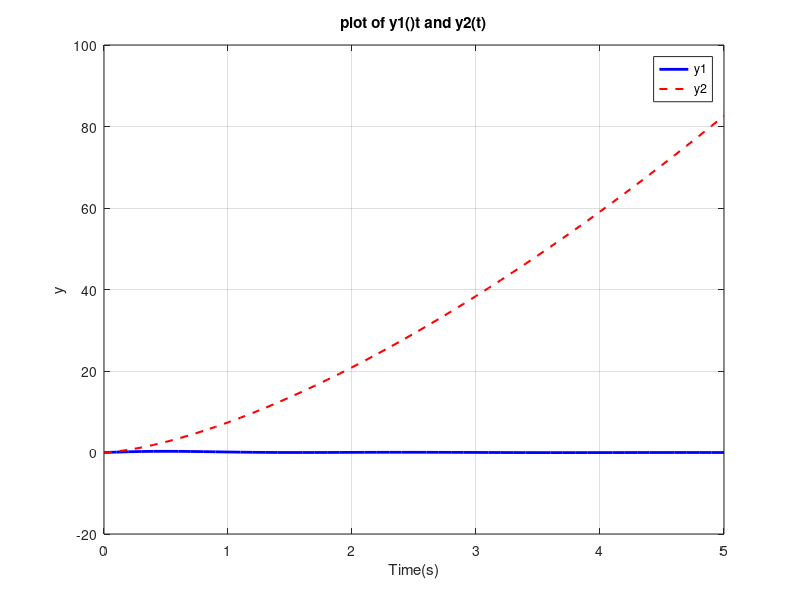
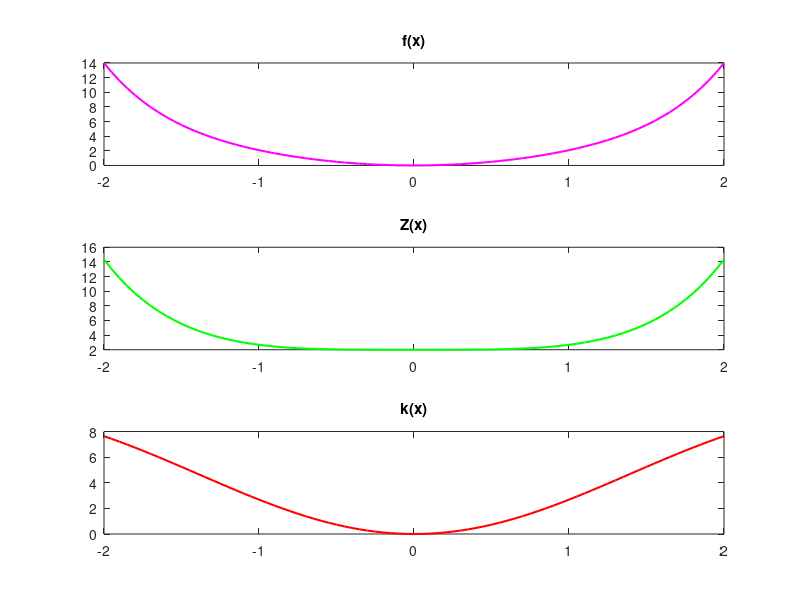
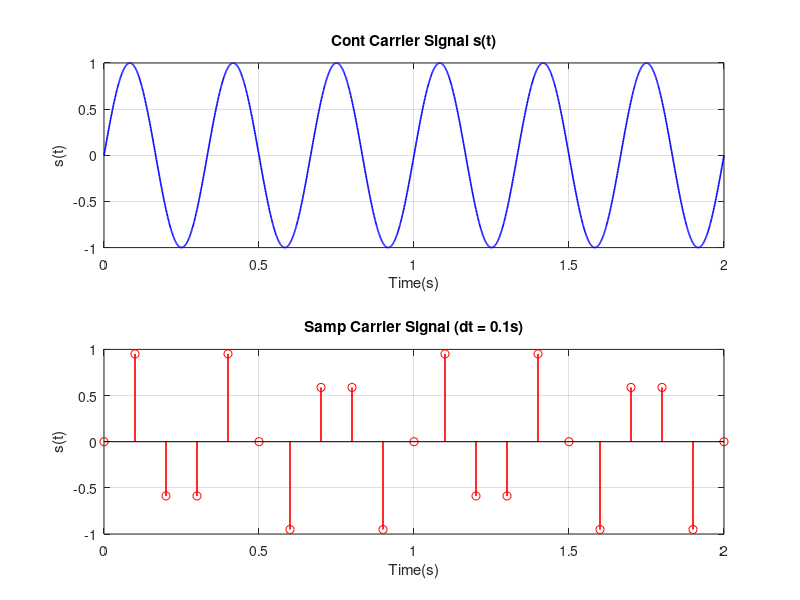

These figures' MATLAB source, in order:
clc;
clear;

% a:
t1 = 0:0.1:5;
y1 = sin(t1) .* cos(t1) .^2 ./(t1 .^ 2+1);
y2 = sqrt(t1 .^ 3) .* exp(2);

figure(1);
plot(t1, y1, 'b-','LineWidth', 2);
hold on;
plot(t1, y2, 'r--','LineWidth', 1.5);
title('plot of y1()t and y2(t)');
xlabel('Time(s)');
ylabel('y');
legend('y1', 'y2');
grid on;
hold off;

% b:
x = -2:0.05:2;

f = sin(x) .^ 2 + sinh(x) .^ 2;
Z = cos(x) .^ 2 + cosh(x) .^ 2;
k = x .^ 2 + 2 * x .* sin(x);

figure(2);
subplot(3,1,1);
plot(x, f, 'm', 'LineWidth', 1.5);
title('f(x)');

subplot(3,1,2);
plot(x, Z, 'g', 'LineWidth', 1.5);
title('Z(x)');

subplot(3,1,3);
plot(x, k, 'r', 'LineWidth', 1.5);
title('k(x)');

% c:
tc = 0:0.001:2;
sc = sin(2*pi*3*tc);

ts = 0:0.1:2;
ss = sin(2*pi*3*ts);

figure(3);
subplot(2,1,1);
plot(tc, sc, 'b', 'LineWidth', 1.2);
title(['Cont Carrier Signal s(t)']);
xlabel('Time(s)');
ylabel('s(t)');
grid on;

subplot(2,1,2);
stem(ts, ss, 'r', 'LineWidth', 1.2);
title('Samp Carrier Signal (dt = 0.1s)');
xlabel('Time(s)');
ylabel('s(t)');
grid on;
